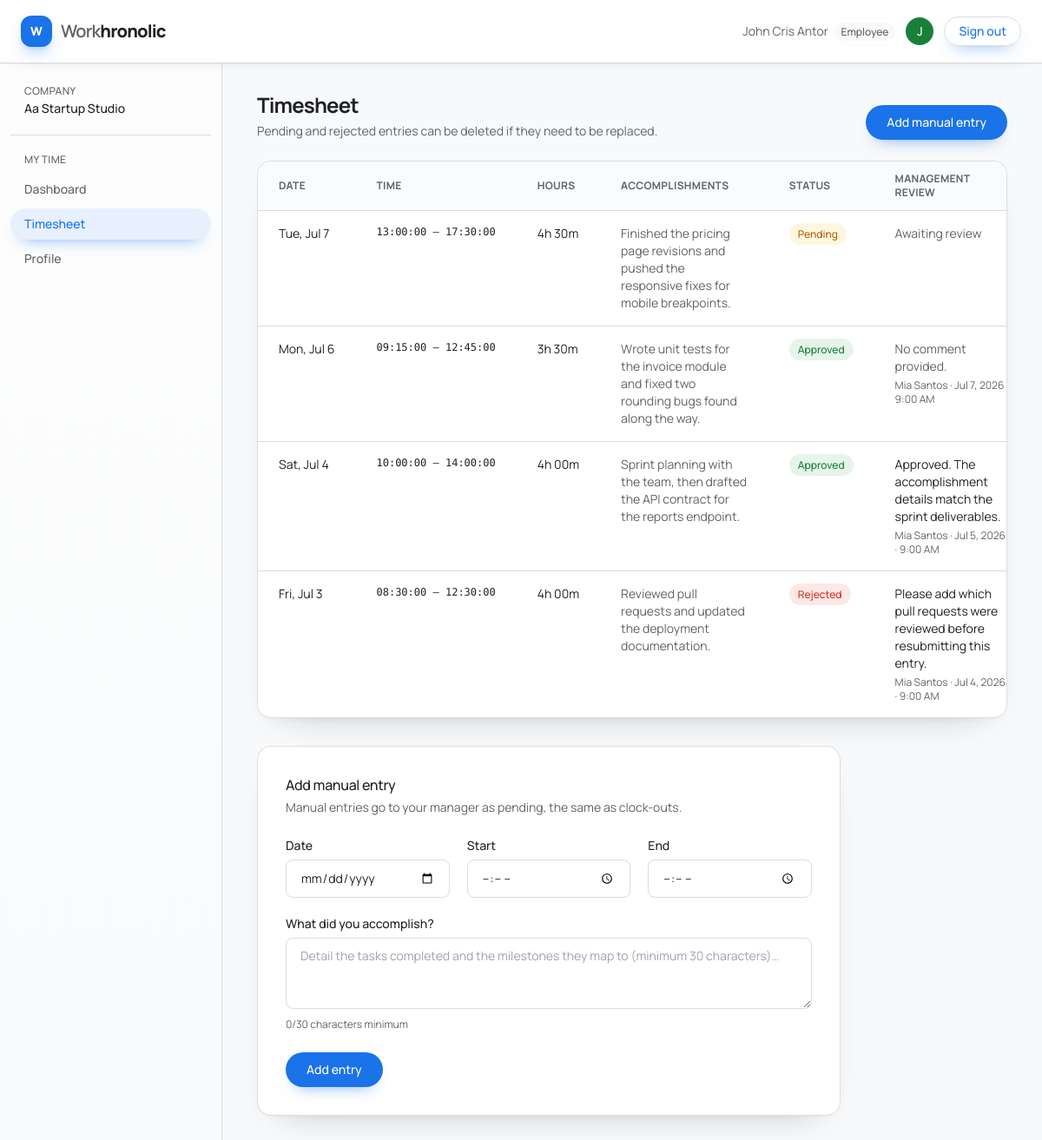
The app's page /timesheet.php (signed in) with its own data.
### tables this page shows
CREATE TABLE time_entries (
  id INT UNSIGNED AUTO_INCREMENT PRIMARY KEY,
  company_id INT UNSIGNED NOT NULL,
  user_id INT UNSIGNED NOT NULL,
  work_date DATE NOT NULL,
  start_time TIME NOT NULL,
  end_time TIME NULL,
  break_seconds INT UNSIGNED NOT NULL DEFAULT 0,
  hours DECIMAL(6,2) NULL,
  status ENUM('active', 'pending', 'approved', 'rejected') NOT NULL DEFAULT 'pending',
  note TEXT NULL,
  review_comment TEXT NULL,
  reviewed_by INT UNSIGNED NULL,
  reviewed_at DATETIME NULL,
  created_at TIMESTAMP NOT NULL DEFAULT CURRENT_TIMESTAMP,
  updated_at TIMESTAMP NOT NULL DEFAULT CURRENT_TIMESTAMP ON UPDATE CURRENT_TIMESTAMP,
  CONSTRAINT fk_entries_company
    FOREIGN KEY (company_id) REFERENCES companies(id)
    ON DELETE CASCADE,
  CONSTRAINT fk_entries_user
    FOREIGN KEY (user_id) REFERENCES users(id)
    ON DELETE CASCADE,
  CONSTRAINT fk_entries_reviewer
    FOREIGN KEY (reviewed_by) REFERENCES users(id)
    ON DELETE SET NULL,
  INDEX idx_entries_user_date (user_id, work_date),
  INDEX idx_entries_company_status (company_id, status),
  INDEX idx_entries_company_date (company_id, work_date)
);

CREATE TABLE users (
  id INT UNSIGNED AUTO_INCREMENT PRIMARY KEY,
  company_id INT UNSIGNED NOT NULL,
  name VARCHAR(120) NOT NULL,
  email VARCHAR(190) NOT NULL UNIQUE,
  password_hash VARCHAR(255) NOT NULL,
  role ENUM('owner', 'manager', 'employee') NOT NULL DEFAULT 'employee',
  status ENUM('active', 'pending', 'inactive') NOT NULL DEFAULT 'pending',
  expected_hours SMALLINT UNSIGNED NOT NULL DEFAULT 0,
  created_at TIMESTAMP NOT NULL DEFAULT CURRENT_TIMESTAMP,
  updated_at TIMESTAMP NOT NULL DEFAULT CURRENT_TIMESTAMP ON UPDATE CURRENT_TIMESTAMP,
  CONSTRAINT fk_users_company
    FOREIGN KEY (company_id) REFERENCES companies(id)
    ON DELETE CASCADE,
  INDEX idx_users_company_status (company_id, status),
  INDEX idx_users_role (role)
);

### includes/auth.php (called while the page is built, shortened)
<?php
function current_user(): ?array
{
    return $_SESSION['user'] ?? null;
}

### includes/functions.php (called while the page is built, shortened)
<?php
function db(): mysqli
{
    global $db;
    return $db;
}
function db_bind(mysqli_stmt $stmt, string $types, array $params): void
{
    $refs = [$types];
    foreach ($params as $key => $value) {
        $refs[] = &$params[$key];
    }
    call_user_func_array([$stmt, 'bind_param'], $refs);
}
function db_execute(string $sql, string $types = '', array $params = []): mysqli_stmt
{
    $stmt = db()->prepare($sql);
    db_bind($stmt, $types, $params);
    $stmt->execute();
    return $stmt;
}
function db_all(string $sql, string $types = '', array $params = []): array
{
    $result = db_execute($sql, $types, $params)->get_result();
    return $result->fetch_all(MYSQLI_ASSOC);
}
function fetch_user_entries(int $user_id, int $limit = 0): array
{
    $sql = 'SELECT te.id, te.work_date AS date, te.start_time AS start, te.end_time AS end,
                   te.hours, te.status, te.note, te.review_comment, te.reviewed_at,
                   reviewer.name AS reviewer_name
            FROM time_entries te
            LEFT JOIN users reviewer ON reviewer.id = te.reviewed_by
            WHERE te.user_id = ?
            ORDER BY te.work_date DESC, te.start_time DESC, te.id DESC';
    return db_all($sql, 'i', [$user_id]);
}
function e(?string $value): string
{
    return htmlspecialchars($value ?? '', ENT_QUOTES | ENT_SUBSTITUTE, 'UTF-8');
}
function format_hours(float $hours): string
{
    $h = floor($hours);
    $m = round(($hours - $h) * 60);
    return $h . 'h ' . str_pad((string) $m, 2, '0', STR_PAD_LEFT) . 'm';
}

### timesheet.php (the view, shortened to what this page needs)
<?php
require_once __DIR__ . '/includes/auth.php';
$user = current_user();
$edit_id = filter_var($_GET['edit'] ?? null, FILTER_VALIDATE_INT);
$editing = $edit_id ? db_one(
    "SELECT id, work_date AS date, start_time AS start, end_time AS end, note, status
     FROM time_entries
     WHERE id = ? AND user_id = ? AND status IN ('pending', 'rejected')
     LIMIT 1",
    'ii',
    [$edit_id, (int) $user['id']]
) : null;
$entries = fetch_user_entries((int) $user['id']);
require __DIR__ . '/includes/header.php';
?>
<div class="flex flex-wrap items-end justify-between gap-4">
  <div>
    <h1 class="text-2xl font-normal">Timesheet</h1>
    <p class="mt-1 text-sm text-ggray">Pending and rejected entries can be deleted if they need to be replaced.</p>
  </div>
  <a href="#entry-form" class="rounded-full bg-gblue px-6 py-2.5 text-sm font-medium text-white hover:bg-gblue-dark">
    Add manual entry
  </a>
</div>
<div class="mt-6 overflow-x-auto rounded-2xl border border-gline bg-white">
  <table class="w-full min-w-[980px] text-left text-sm">
    <thead>
      <tr class="border-b border-gline text-xs font-medium uppercase tracking-wide text-ggray">
        <th class="px-6 py-3">Date</th>
        <th class="px-6 py-3">Time</th>
        <th class="px-6 py-3">Hours</th>
        <th class="px-6 py-3">Accomplishments</th>
        <th class="px-6 py-3">Status</th>
        <th class="px-6 py-3">Management review</th>
      </tr>
    </thead>
    <tbody>
      <?php foreach ($entries as $entry): ?>
      <tr class="border-b border-gline align-top last:border-0 hover:bg-gbg">
        <td class="px-6 py-4 whitespace-nowrap"><?= e(date('D, M j', strtotime($entry['date']))) ?></td>
        <td class="px-6 py-4 font-mono text-xs whitespace-nowrap"><?= e($entry['start']) ?> – <?= e($entry['end'] ?? 'now') ?></td>
        <td class="px-6 py-4 whitespace-nowrap"><?= $entry['hours'] !== null ? e(format_hours($entry['hours'])) : '—' ?></td>
        <td class="max-w-xs px-6 py-4 text-ggray"><?= e($entry['note']) ?></td>
        <td class="px-6 py-4"><?php
          $badges = [
            'approved' => 'bg-ggreen-tint text-ggreen',
            'pending'  => 'bg-gyellow-tint text-gyellow',
            'rejected' => 'bg-gred-tint text-gred',
            'active'   => 'bg-gblue-tint text-gblue',
          ];
        ?><span class="rounded-full px-2.5 py-1 text-xs font-medium <?= $badges[$entry['status']] ?? '' ?>"><?= e(ucfirst($entry['status'])) ?></span></td>
        <td class="max-w-xs px-6 py-4">
          <?php if ($entry['reviewed_at']): ?>
            <?php if ($entry['review_comment']): ?>
              <p class="text-gink"><?= nl2br(e($entry['review_comment'])) ?></p>
            <?php else: ?>
              <p class="text-ggray">No comment provided.</p>
            <?php endif; ?>
            <p class="mt-1 text-xs text-ggray">
              <?= e($entry['reviewer_name'] ?? 'Former team member') ?> ·
              <time datetime="<?= e($entry['reviewed_at']) ?>"><?= e(date('M j, Y · g:i A', strtotime($entry['reviewed_at']))) ?></time>
            </p>
          <?php elseif ($entry['status'] === 'pending'): ?>
            <span class="text-ggray">Awaiting review</span>
          <?php else: ?>
            <span class="text-ggray">—</span>
          <?php endif; ?>
        </td>
      </tr>
      <?php endforeach; ?>
    </tbody>
  </table>
</div>
<section id="entry-form-section" class="mt-8 max-w-2xl rounded-2xl border border-gline bg-white p-8" aria-labelledby="form-heading">
  <h2 id="form-heading" class="text-base font-medium"><?= $editing ? 'Edit entry' : 'Add manual entry' ?></h2>
  <p class="mt-1 text-sm text-ggray">Manual entries go to your manager as pending, the same as clock-outs.</p>
  <form id="entry-form" method="post" action="timesheet.php" class="mt-6" novalidate>
    <div class="grid gap-5 sm:grid-cols-3">
      <div>
        <label class="mb-1.5 block text-sm font-medium" for="date">Date</label>
        <input id="date" name="date" type="date" required max="<?= e(date('Y-m-d')) ?>"
               value="<?= e($editing['date'] ?? '') ?>"
               class="w-full rounded-lg border border-gline px-4 py-2.5 text-sm outline-none focus:border-gblue focus:ring-2 focus:ring-gblue/30">
      </div>
      <div>
        <label class="mb-1.5 block text-sm font-medium" for="start">Start</label>
        <input id="start" name="start" type="time" required
               value="<?= e($editing['start'] ?? '') ?>"
               class="w-full rounded-lg border border-gline px-4 py-2.5 text-sm outline-none focus:border-gblue focus:ring-2 focus:ring-gblue/30">
      </div>
      <div>
        <label class="mb-1.5 block text-sm font-medium" for="end">End</label>
        <input id="end" name="end" type="time" required
               value="<?= e($editing['end'] ?? '') ?>"
               class="w-full rounded-lg border border-gline px-4 py-2.5 text-sm outline-none focus:border-gblue focus:ring-2 focus:ring-gblue/30">
      </div>
    </div>
    <label class="mb-1.5 mt-5 block text-sm font-medium" for="note">What did you accomplish?</label>
    <textarea id="note" name="note" rows="3" required minlength="30"
              placeholder="Detail the tasks completed and the milestones they map to (minimum 30 characters)…"
              class="w-full rounded-lg border border-gline px-4 py-2.5 text-sm outline-none focus:border-gblue focus:ring-2 focus:ring-gblue/30"><?= e($editing['note'] ?? '') ?></textarea>
    <p class="mt-1 text-xs text-ggray"><span id="note-count">0</span>/30 characters minimum</p>
    <div class="mt-6 flex items-center gap-3">
      <button type="submit"
              class="rounded-full bg-gblue px-6 py-2.5 text-sm font-medium text-white hover:bg-gblue-dark focus:outline-none focus:ring-2 focus:ring-gblue/40 focus:ring-offset-2">
        <?= $editing ? 'Save changes' : 'Add entry' ?>
      </button>
    </div>
  </form>
</section>
<?php require __DIR__ . '/includes/footer.php'; ?>

### includes/header.php (style rules this page uses)
html { -webkit-font-smoothing: antialiased; }
body { background-color: #f8f9fa; }
h1 { font-weight: 700 !important; letter-spacing: -.035em; }
h2 { letter-spacing: -.018em; }
main .rounded-2xl.border { border-color: rgba(218, 220, 224, .94); box-shadow: 0 18px 42px -30px rgba(15, 23, 42, .36), 0 5px 12px -10px rgba(15, 23, 42, .14); }
main input, main textarea, main select { border-color: #dadce0 !important; background-color: rgba(255, 255, 255, .9); transition: border-color .18s ease, box-shadow .18s ease, background-color .18s ease; }
button, a { transition: color .18s ease, background-color .18s ease, border-color .18s ease, box-shadow .18s ease, transform .18s ease; }
button[class*="bg-gblue"] { box-shadow: 0 10px 18px -12px rgba(26, 115, 232, .7); }
a.rounded-full[class*="bg-gblue"] { box-shadow: 0 10px 18px -12px rgba(26, 115, 232, .7); }
table thead { background: rgba(248, 250, 252, .72); }
table tbody tr { transition: background-color .16s ease; }

### records on screen
time_entries: work_date "Tue, Jul 7", start_time "13:00:00", end_time "17:30:00", hours "4h 30m", note "Finished the pricing page revisions and pushed the responsive fixes for mobile breakpoints.", status "Pending", shows "Awaiting review"
time_entries: work_date "Mon, Jul 6", start_time "09:15:00", end_time "12:45:00", hours "3h 30m", note "Wrote unit tests for the invoice module and fixed two rounding bugs found along the way.", status "Approved", shows "No comment provided.", reviewed_by.name "Mia Santos", reviewed_at "Jul 7, 2026 · 9:00 AM"
time_entries: work_date "Sat, Jul 4", start_time "10:00:00", end_time "14:00:00", hours "4h 00m", note "Sprint planning with the team, then drafted the API contract for the reports endpoint.", status "Approved", review_comment "Approved. The accomplishment details match the sprint deliverables.", reviewed_by.name "Mia Santos", reviewed_at "Jul 5, 2026 · 9:00 AM"
time_entries: work_date "Fri, Jul 3", start_time "08:30:00", end_time "12:30:00", hours "4h 00m", note "Reviewed pull requests and updated the deployment documentation.", status "Rejected", review_comment "Please add which pull requests were reviewed before resubmitting this entry.", reviewed_by.name "Mia Santos", reviewed_at "Jul 4, 2026 · 9:00 AM"

### other values on screen
$user['name'] "John Cris Antor"
$user['role'] "Employee"
mb_strtoupper(mb_substr($user['name'], 0, 1)) "J"
$user['company'] "Aa Startup Studio"
$label "Dashboard"
$label "Timesheet"
$label "Profile"
